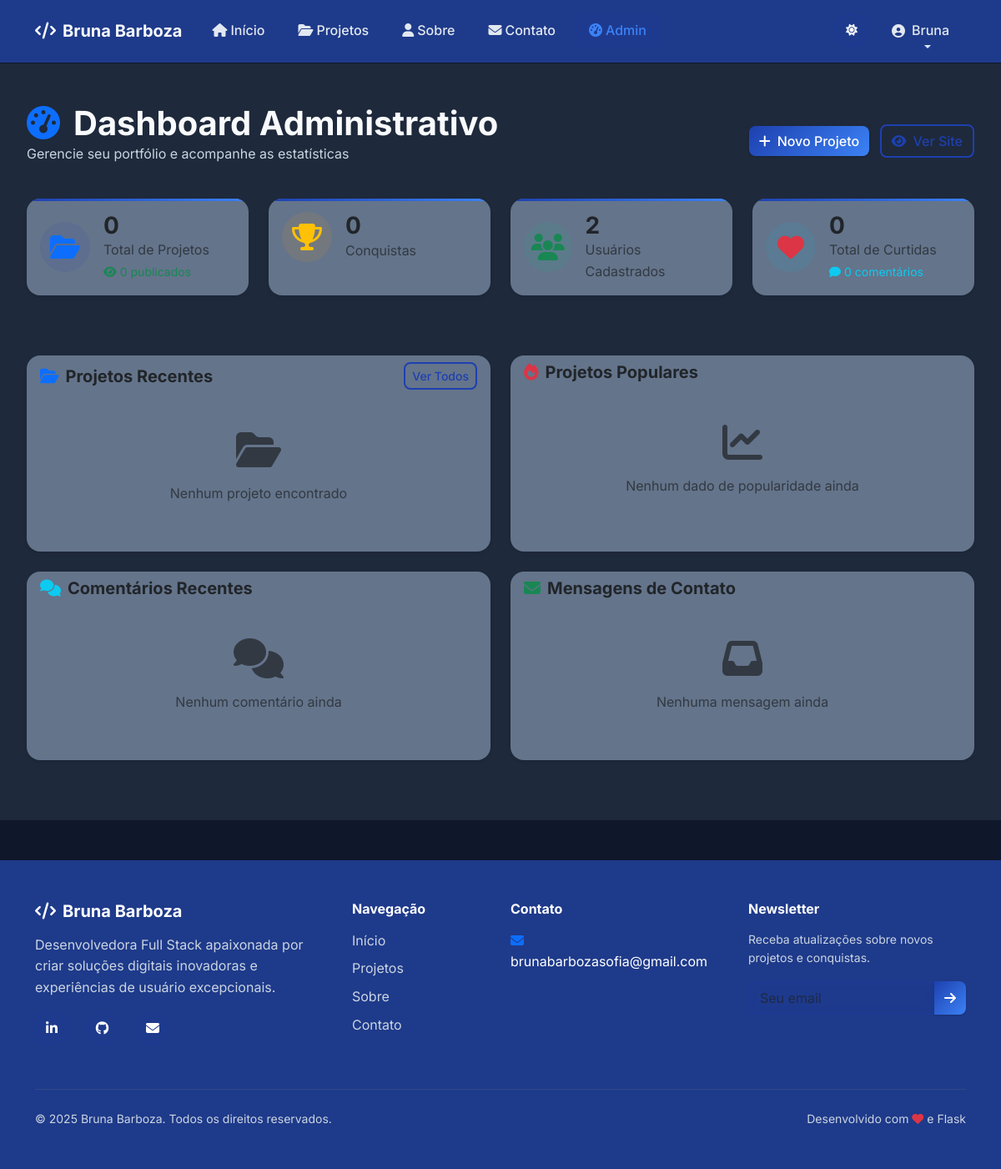
Page /admin/dashboard (signed in) on the earlier database version.
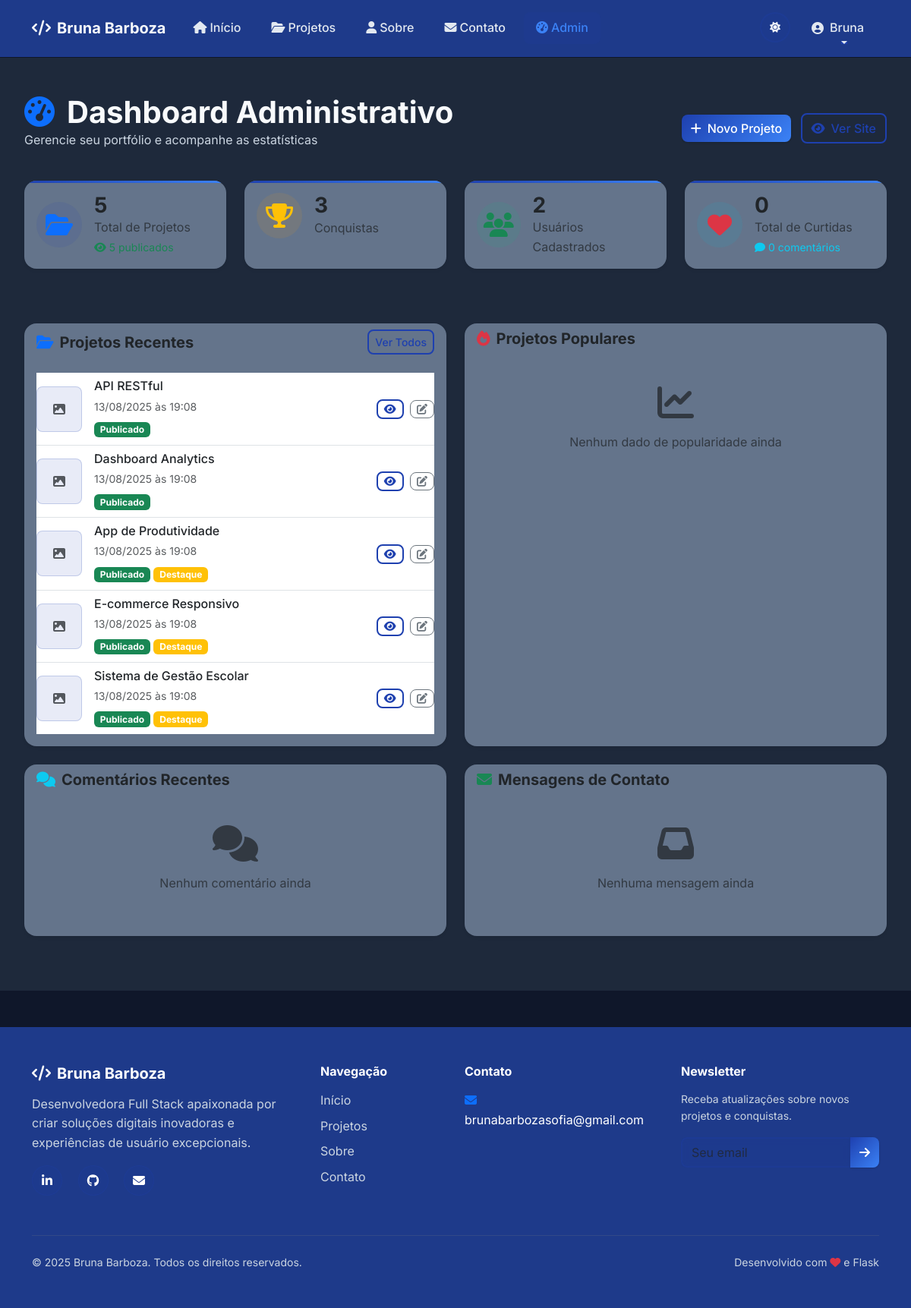
Same page on the later database version.
### models.py (models this page shows, shortened)
class Project(db.Model):
    __tablename__ = 'projects'
    id = db.Column(db.Integer, primary_key=True)
    title = db.Column(db.String(200), nullable=False)
    description = db.Column(db.Text, nullable=False)
    content = db.Column(db.Text)
    image_url = db.Column(db.String(300))
    video_url = db.Column(db.String(300))
    project_url = db.Column(db.String(300))
    github_url = db.Column(db.String(300))
    is_published = db.Column(db.Boolean, default=False)
    is_featured = db.Column(db.Boolean, default=False)
    created_at = db.Column(db.DateTime, default=datetime.utcnow)
    updated_at = db.Column(db.DateTime, default=datetime.utcnow, onupdate=datetime.utcnow)
    category_id = db.Column(db.Integer, db.ForeignKey('categories.id'))
    tags = db.relationship('Tag', secondary=project_tags, lazy='subquery',
                          backref=db.backref('projects', lazy=True))
    comments = db.relationship('Comment', backref='project', lazy=True, cascade='all, delete-orphan')
    likes = db.relationship('Like', backref='project', lazy=True, cascade='all, delete-orphan')

### routes.py (the view)
    def decorated_function(*args, **kwargs):
        if not current_user.is_authenticated or not current_user.is_admin:
            flash('Acesso negado. Apenas administradores podem acessar esta página.', 'error')
            return redirect(url_for('main.index'))
        return f(*args, **kwargs)

### routes.py (called while the page is built)
@main_bp.app_template_filter('format_datetime')
def format_datetime_filter(datetime_obj):
    return format_datetime(datetime_obj)

def admin_required(f):
    def decorated_function(*args, **kwargs):
        if not current_user.is_authenticated or not current_user.is_admin:
            flash('Acesso negado. Apenas administradores podem acessar esta página.', 'error')
            return redirect(url_for('main.index'))
        return f(*args, **kwargs)
    decorated_function.__name__ = f.__name__
    return decorated_function

### utils.py (called while the page is built)
def format_datetime(datetime_obj):
    if not datetime_obj:
        return ""
    return datetime_obj.strftime("%d/%m/%Y às %H:%M")

### templates/admin/dashboard.html (shortened to what the changed rows need)
{% extends "base.html" %}
{% block content %}
<section class="admin-section py-5">
    <div class="container-fluid">
        <div class="d-flex justify-content-between align-items-center mb-4">
            <div>
                <h1 class="display-6 fw-bold mb-0">
                    <i class="fas fa-tachometer-alt me-3 text-primary"></i>Dashboard Administrativo
                </h1>
            </div>
        </div>
        <div class="row mb-5">
            <div class="col-lg-3 col-md-6 mb-4">
                <div class="stat-card card h-100 border-0 shadow-sm">
                    <div class="card-body">
                        <div class="d-flex align-items-center">
                            <div>
                                <h3 class="fw-bold mb-0">{{ stats.total_projects }}</h3>
                                <p class="text-muted mb-0">Total de Projetos</p>
                                <small class="text-success">
                                    <i class="fas fa-eye me-1"></i>{{ stats.published_projects }} publicados
                                </small>
                            </div>
                        </div>
                    </div>
                </div>
            </div>
            <div class="col-lg-3 col-md-6 mb-4">
                <div class="stat-card card h-100 border-0 shadow-sm">
                    <div class="card-body">
                        <div class="d-flex align-items-center">
                            <div>
                                <h3 class="fw-bold mb-0">{{ stats.total_achievements }}</h3>
                                <p class="text-muted mb-0">Conquistas</p>
                            </div>
                        </div>
                    </div>
                </div>
            </div>
        </div>
        <div class="row">
            <div class="col-lg-6 mb-4">
                <div class="card border-0 shadow-sm h-100">
                    <div class="card-body">
                        {% if recent_projects %}
                        <div class="list-group list-group-flush">
                            {% for project in recent_projects %}
                            <div class="list-group-item d-flex justify-content-between align-items-center px-0">
                                <div class="d-flex align-items-center">
                                    {% if project.image_url %}
                                    <img src="{{ url_for('main.uploaded_file', filename=project.image_url) }}"
                                         class="rounded me-3" width="50" height="50" alt="{{ project.title }}">
                                    {% else %}
                                    <div class="placeholder-img me-3">
                                        <i class="fas fa-image text-muted"></i>
                                    </div>
                                    {% endif %}
                                    <div>
                                        <h6 class="mb-1">{{ project.title }}</h6>
                                        <small class="text-muted">{{ project.created_at|format_datetime }}</small>
                                        <div class="mt-1">
                                            {% if project.is_published %}
                                            <span class="badge bg-success">Publicado</span>
                                            {% else %}
                                            <span class="badge bg-secondary">Rascunho</span>
                                            {% endif %}
                                            {% if project.is_featured %}
                                            <span class="badge bg-warning">Destaque</span>
                                            {% endif %}
                                        </div>
                                    </div>
                                </div>
                                <div class="project-actions">
                                    <a href="{{ url_for('main.project_detail', id=project.id) }}"
                                       class="btn btn-outline-primary btn-sm me-1" title="Ver projeto">
                                        <i class="fas fa-eye"></i>
                                    </a>
                                    <a href="{{ url_for('admin.edit_project', id=project.id) }}"
                                       class="btn btn-outline-secondary btn-sm" title="Editar">
                                        <i class="fas fa-edit"></i>
                                    </a>
                                </div>
                            </div>
                            {% endfor %}
                        </div>
                        {% else %}
                        <div class="text-center py-4">
                            <i class="fas fa-folder-open fa-3x text-muted mb-3"></i>
                            <p class="text-muted">Nenhum projeto encontrado</p>
                        </div>
                        {% endif %}
                    </div>
                </div>
            </div>
        </div>
    </div>
</section>
{% endblock %}

Differences in the rows shown:
added Project: title "API RESTful", created_at "13/08/2025 às 19:08", is_published "Publicado"
added Project: title "Dashboard Analytics", created_at "13/08/2025 às 19:08", is_published "Publicado"
added Project: title "App de Produtividade", created_at "13/08/2025 às 19:08", is_published "Publicado", is_featured "Destaque"
added Project: title "E-commerce Responsivo", created_at "13/08/2025 às 19:08", is_published "Publicado", is_featured "Destaque"
added Project: title "Sistema de Gestão Escolar", created_at "13/08/2025 às 19:08", is_published "Publicado", is_featured "Destaque"
Other differences:
{{ stats.total_projects }}: "0" → "5"
{{ stats.total_achievements }}: "0" → "3"
text no longer shown: "Nenhum projeto encontrado"
